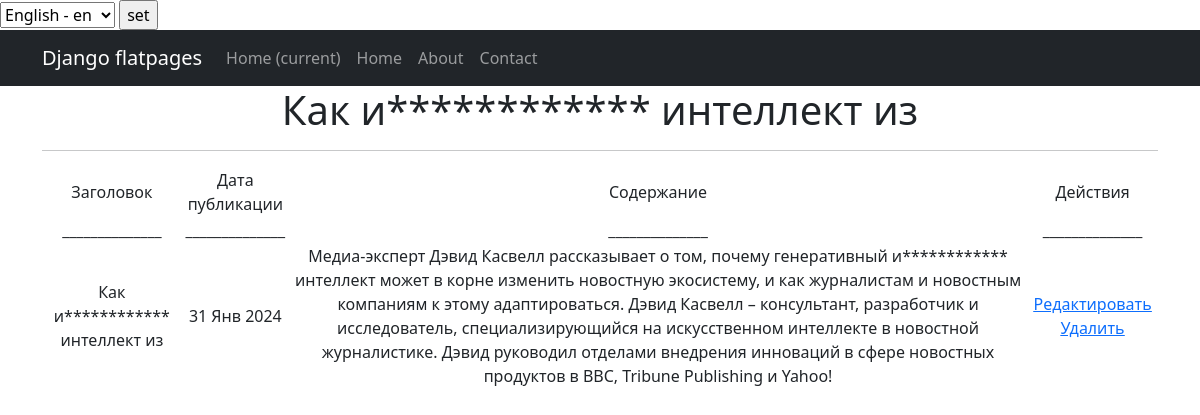
The page /news/1 on the database as committed earlier.
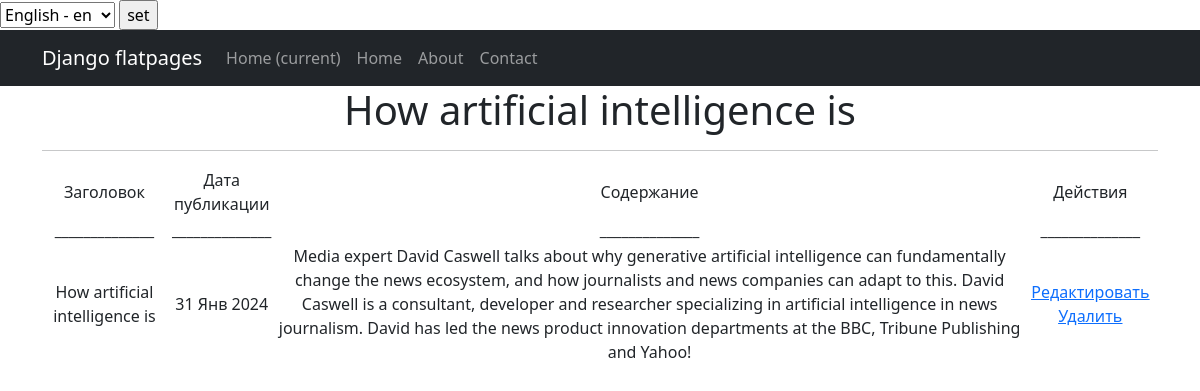
The same page on the database as committed later.
### news/models.py (models this page shows, shortened)
class Post(models.Model):
    post_author = models.ForeignKey('Author', on_delete=models.CASCADE,)
    post_choice = models.CharField(max_length=2,
                                   choices=TYPE,
                                   default=news)
    post_date = models.DateTimeField(auto_now_add=True)
    post_category = models.ManyToManyField('Category', through='PostCategory')
    post_title = models.CharField(max_length=30)
    post_text = models.TextField()
    post_rating = models.IntegerField(default=0)
    def __str__(self):
        return f'{self.post_title.title()}: {self.post_text[:10]}'

### news/views.py (the view)
# urls.py: path('<int:pk>', PostDetail.as_view(), name='post_detail'),
class PostDetail(DetailView):
    model = Post
    template_name = 'article.html'
    context_object_name = 'post_detail'
    def get_object(self, *args, **kwargs):  # переопределяем метод получения объекта
        obj = cache.get(f'post-{self.kwargs["pk"]}', None)
        print ('--------------------------------')
        print (obj)
        print ('--------------------------------')
        if not obj:
            obj = super().get_object(queryset=self.queryset)
            cache.set(f'post-{self.kwargs["pk"]}', obj)
        print('++++++++++++++++')
        print(obj)
        print('++++++++++++++++')
        return obj

### news/templatetags/custom_filters.py (called while the page is built)
@register.filter()
def cenzor(value):
    badwords = ["искусственный"]
    splitwords = value.split()
    for i in range(len(splitwords)):
        if splitwords[i] in badwords:
            firstletter = splitwords[i][0]
            newvalue=firstletter +"*"*(len(splitwords[i])-1)
            splitwords[i] = newvalue
    result = " ".join(splitwords)
    return f'{result}'

### templates/article.html (shortened to what this page needs)
{% extends 'flatpages/default.html' %}
{% load i18n %}
{% load custom_filters %}
{% load custom_tags %}
{% load cache %}
{% cache 100 article %}
    {% load static %}
            {% get_available_languages as LANGUAGES %}
            {% get_language_info_list for LANGUAGES as languages %}
{% block content %}
   <h1>{{ post_detail.post_title|cenzor }}</h1>
    <hr>
    {% if post_detail %}
        <table>
            <tr>
                <td>Заголовок</td>
                <td>Дата публикации</td>
                <td>Содержание</td>
                 <td>Действия</td>
            </tr>
            <tr>
                <td>______________</td>
                <td>______________</td>
                <td>______________</td>
                <td>______________</td>
            </tr>
            <tr>
            <td>{{ post_detail.post_title|cenzor}}</td>
            <td>{{ post_detail.post_date|date:'d M Y'}}</td>
            <td>{{ post_detail.post_text|cenzor}}</td>
             <td>
            <a href="{% url 'post_edit' post_detail.id %}"><u>Редактировать</u></a>
            <a href="{% url 'post_delete' post_detail.id %}"><u> Удалить </u></a>
            </td>
        </tr>
        </table>
    {% else %}
        <h2>упс! её нет!</h2>
    {% endif %}
{% endblock content %}
{% endcache %}

Rows that differ between the two databases and show on the page:
changed Post: post_title|cenzor "Как и************ интеллект из" → "How artificial intelligence is"; post_text|cenzor "Медиа-эксперт Дэвид Касвелл рассказывает о том, почему генеративный и************ интеллект может в корне изменить новостную экосистему, и как журналистам и новостным компаниям к этому адаптироваться. Дэвид Касвелл – консультант, разработчик и исследователь, специализирующийся на искусственном интеллекте в новостной журналистике. Дэвид руководил отделами внедрения инноваций в сфере новостных продуктов в BBC, Tribune Publishing и Yahoo!" → "Media expert David Caswell talks about why generative artificial intelligence can fundamentally change the news ecosystem, and how journalists and news companies can adapt to this. David Caswell is a consultant, developer and researcher specializing in artificial intelligence in news journalism. David has led the news product innovation departments at the BBC, Tribune Publishing and Yahoo!"
